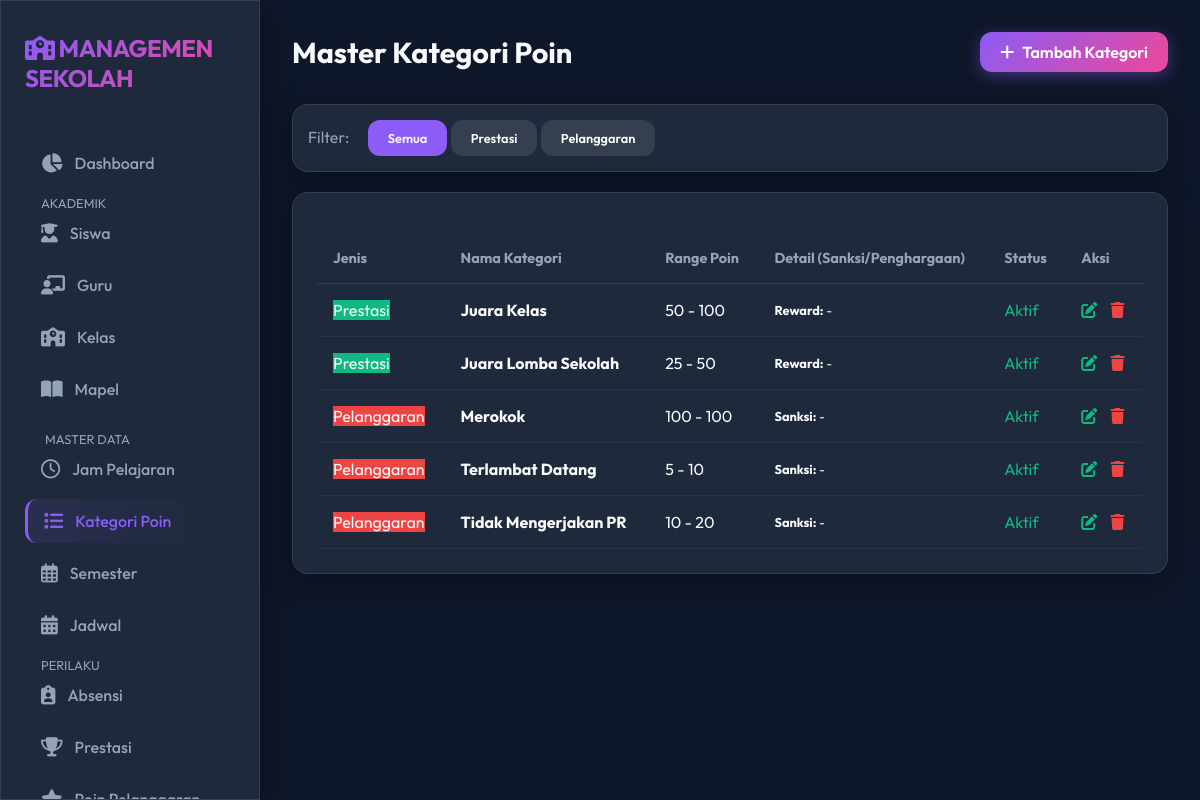
Screenshot of /point_categories/idx.php with the database file from the repository.
### tables this page shows
CREATE TABLE `poin_kategori` (
  `id` int(11) NOT NULL AUTO_INCREMENT,
  `jenis` enum('prestasi','pelanggaran') DEFAULT NULL,
  `nama_kategori` varchar(100) NOT NULL,
  `deskripsi` text,
  `poin_min` int(11) DEFAULT '0',
  `poin_max` int(11) DEFAULT '0',
  `sanksi` text,
  `penghargaan` text,
  `status` enum('aktif','nonaktif') DEFAULT 'aktif',
  `created_at` timestamp NOT NULL DEFAULT CURRENT_TIMESTAMP,
  `updated_at` timestamp NOT NULL DEFAULT CURRENT_TIMESTAMP ON UPDATE CURRENT_TIMESTAMP,
  PRIMARY KEY (`id`)
);

### point_categories/idx.php (the view, shortened to what this page needs)
<?php
include '../config/database.php';
include '../includes/header.php';
include '../includes/sidebar.php';
$type_filter = isset($_GET['type']) ? $_GET['type'] : '';
$where = $type_filter ? "WHERE jenis='$type_filter'" : "";
$sql = "SELECT * FROM poin_kategori $where ORDER BY jenis ASC, nama_kategori ASC";
$result = $conn->query($sql);
?>
<div class="main-content">
    <div class="top-bar">
        <h1 class="page-title">Master Kategori Poin</h1>
        <div class="actions">
            <a href="add.php" class="btn btn-primary">
                <i class="fa-solid fa-plus"></i> Tambah Kategori
            </a>
        </div>
    </div>
    <div class="card glass" style="margin-bottom: 20px; padding: 15px;">
        <span style="margin-right: 15px; color: var(--text-muted);">Filter:</span>
        <a href="idx.php" class="btn"
            style="background: <?= $type_filter == '' ? 'var(--primary)' : 'rgba(255,255,255,0.1)' ?>; font-size: 0.8rem;">Semua</a>
        <a href="idx.php?type=prestasi" class="btn"
            style="background: <?= $type_filter == 'prestasi' ? '#10b981' : 'rgba(255,255,255,0.1)' ?>; font-size: 0.8rem;">Prestasi</a>
        <a href="idx.php?type=pelanggaran" class="btn"
            style="background: <?= $type_filter == 'pelanggaran' ? '#ef4444' : 'rgba(255,255,255,0.1)' ?>; font-size: 0.8rem;">Pelanggaran</a>
    </div>
    <div class="card glass">
        <table>
            <thead>
                <tr>
                    <th>Jenis</th>
                    <th>Nama Kategori</th>
                    <th>Range Poin</th>
                    <th>Detail (Sanksi/Penghargaan)</th>
                    <th>Status</th>
                    <th>Aksi</th>
                </tr>
            </thead>
            <tbody>
                <?php while ($row = $result->fetch_assoc()): ?>
                    <tr>
                        <td>
                            <?php
                            $badges = [
                                'prestasi' => ['bg' => '#10b981', 'text' => 'Prestasi'],
                                'pelanggaran' => ['bg' => '#ef4444', 'text' => 'Pelanggaran']
                            ];
                            $b = $badges[$row['jenis']];
                            ?>
                            <span class="badge" style="background: <?= $b['bg'] ?>;">
                                <?= $b['text'] ?>
                            </span>
                        </td>
                        <td>
                            <div style="font-weight: bold;">
                                <?= $row['nama_kategori'] ?>
                            </div>
                        </td>
                        <td>
                            <?= $row['poin_min'] ?> -
                            <?= $row['poin_max'] ?>
                        </td>
                        <td>
                            <?php if ($row['jenis'] == 'pelanggaran'): ?>
                                <div style="font-size: 0.8rem;"><strong>Sanksi:</strong>
                                    <?= $row['sanksi'] ?? '-' ?>
                                </div>
                            <?php else: ?>
                                <div style="font-size: 0.8rem;"><strong>Reward:</strong>
                                    <?= $row['penghargaan'] ?? '-' ?>
                                </div>
                            <?php endif; ?>
                        </td>
                        <td>
                            <?php if ($row['status'] == 'aktif'): ?>
                                <span style="color: #10b981;">Aktif</span>
                            <?php else: ?>
                                <span style="color: #ef4444;">Nonaktif</span>
                            <?php endif; ?>
                        </td>
                        <td>
                            <a href="edit.php?id=<?= $row['id'] ?>" style="color: var(--accent); margin-right: 10px;"><i
                                    class="fa-solid fa-pen-to-square"></i></a>
                            <a href="delete.php?id=<?= $row['id'] ?>" style="color: #ef4444;"
                                onclick="return confirm('Hapus kategori ini? Data yang sudah ada tidak akan hilang.')"><i
                                    class="fa-solid fa-trash"></i></a>
                        </td>
                    </tr>
                <?php endwhile; ?>
            </tbody>
        </table>
    </div>
</div>
<?php include '../includes/footer.php'; ?>

### assets/css/style.css (style rules this page uses)
:root { --bg-dark: #0f172a; --bg-card: #1e293b; --primary: #8b5cf6; --secondary: #ec4899; --accent: #10b981; --text-main: #f8fafc; --text-muted: #94a3b8; --glass-bg: rgba(30, 41, 59, 0.7); --glass-border: rgba(255, 255, 255, 0.1); --radius: 16px; --input-bg: rgba(0, 0, 0, 0.2); --input-border: var(--glass-border); }
* { margin: 0; padding: 0; box-sizing: border-box; }
body { font-family: 'Outfit', sans-serif; background-color: var(--bg-dark); color: var(--text-main); overflow-x: hidden; min-height: 100vh; }
.glass { background: var(--glass-bg); backdrop-filter: blur(12px); -webkit-backdrop-filter: blur(12px); border: 1px solid var(--glass-border); box-shadow: 0 8px 32px 0 rgba(0, 0, 0, 0.37); }
a { text-decoration: none; color: inherit; transition: 0.3s; }
.main-content { flex: 1; margin-left: 260px; padding: 2rem; }
.top-bar { display: flex; justify-content: space-between; align-items: center; margin-bottom: 2rem; }
.page-title { font-size: 1.8rem; font-weight: 700; }
.card { background: var(--bg-card); border-radius: var(--radius); padding: 1.5rem; border: 1px solid var(--glass-border); margin-bottom: 1.5rem; }
.btn { padding: 10px 20px; border-radius: 12px; border: none; cursor: pointer; font-weight: 600; display: inline-flex; align-items: center; gap: 8px; transition: transform 0.2s; }
.btn-primary { background: linear-gradient(135deg, var(--primary), var(--secondary)); color: white; box-shadow: 0 4px 15px rgba(139, 92, 246, 0.4); }
table { width: 100%; border-collapse: collapse; margin-top: 1rem; }
th { text-align: left; padding: 1rem; color: var(--text-muted); font-size: 0.9rem; border-bottom: 1px solid var(--glass-border); }
td { padding: 1rem; border-bottom: 1px solid rgba(255, 255, 255, 0.05); }

### rows the page displays
poin_kategori: jenis "Prestasi", nama_kategori "Juara Kelas", poin_min "50", poin_max "100", penghargaan "-", status "Aktif"
poin_kategori: jenis "Prestasi", nama_kategori "Juara Lomba Sekolah", poin_min "25", poin_max "50", penghargaan "-", status "Aktif"
poin_kategori: jenis "Pelanggaran", nama_kategori "Merokok", poin_min "100", poin_max "100", sanksi "-", status "Aktif"
poin_kategori: jenis "Pelanggaran", nama_kategori "Terlambat Datang", poin_min "5", poin_max "10", sanksi "-", status "Aktif"
poin_kategori: jenis "Pelanggaran", nama_kategori "Tidak Mengerjakan PR", poin_min "10", poin_max "20", sanksi "-", status "Aktif"
